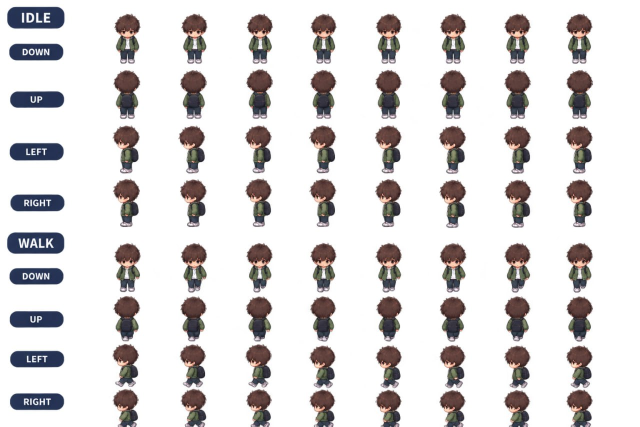
#> input picture assets/refs/character-variants.jpg, 1280 x 853 px (shown at 1/2 size)
$ python remove-checkerboard.py ../../assets/refs/character-variants.jpg out.png ../../assets/refs/map-refs.jpg
#> lines starting #> are read from the running program, lines starting #| are printed output that depends on the picture; after the words box and inside, x2 and y2 are one past the last pixel; in counts of white or black regions, pixels touching at a corner belong together
"""Remove the baked neutral checkerboard from male-001, preserving enclosed details.

Usage: python remove-checkerboard.py SOURCE OUTPUT PREVIEW
Requires pillow, numpy, opencv-python-headless. Source is never overwritten.
"""
import sys
import cv2
import numpy as np
from PIL import Image

source, destination, preview = sys.argv[1:]
rgb = np.array(Image.open(source).convert('RGB'))
#> rgb is the input picture: shape (853, 1280, 3); mean R, G, B 218.2, 215.5, 215.7
h, w = rgb.shape[:2]
#> h = 853; w = 1280
spread = rgb.max(axis=2).astype(int) - rgb.min(axis=2).astype(int)
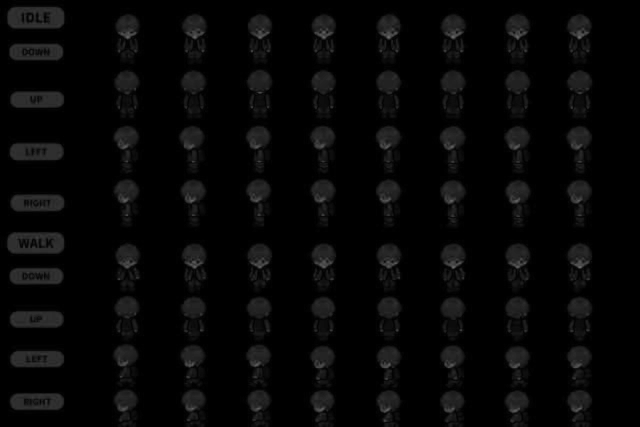
#> spread: shape (853, 1280) int64 (shown at 1/2 size); min 0, max 114, mean 6.7
neutral = ((spread < 20) & (rgb.min(axis=2) > 100)).astype('uint8')
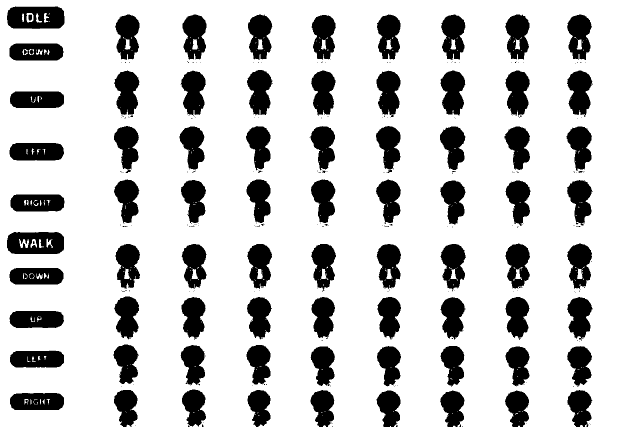
#> neutral: shape (853, 1280) (shown at 1/2 size); values 0 (black) and 1 (white), 79.9% white; 266 black regions (187 under 20 px), largest, box (x1, y1, x2, y2) and area: (14, 13, 129, 58) 4277, (14, 464, 128, 508) 4193, (19, 286, 128, 321) 3463
# Only remove neutral regions connected to the empty margins. Cream shirts,
# sneakers, eyes and ID cards enclosed by the character's outline remain intact.
count, labels, stats, _ = cv2.connectedComponentsWithStats(neutral, 8)
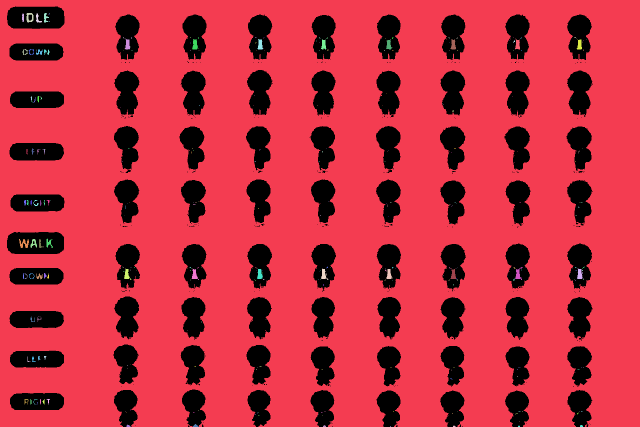
#> labels: shape (853, 1280) int32 (shown at 1/2 size); 296 distinct labels, from 0 to 295; one colour per label, 0 black
#> count = 296; stats = 296 rows, first 6: [14, 13, 1171, 840, 219330], [0, 0, 1280, 853, 867188], [44, 27, 4, 17, 59], [53, 26, 14, 19, 161], [72, 27, 12, 18, 90], [88, 26, 10, 19, 105]
border_labels = np.unique(np.concatenate([labels[0], labels[-1], labels[:, 0], labels[:, -1]]))
#> border_labels = [0, 1, 289, 290, 291, 292, 293, 294, 295]
background = np.isin(labels, border_labels[border_labels != 0])
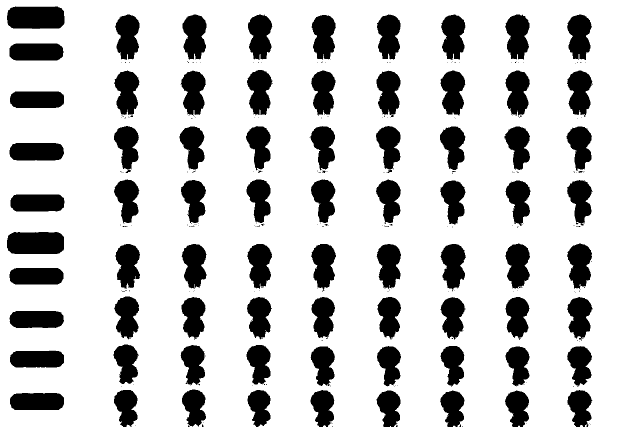
#> background: shape (853, 1280) bool (shown at 1/2 size); 79.4% white; 264 black regions (186 under 20 px), largest, box (x1, y1, x2, y2) and area: (14, 13, 129, 58) 4773, (14, 464, 128, 508) 4724, (19, 286, 128, 321) 3567
mask = (~background).astype('uint8')
# Discard isolated checker remnants, keeping the twelve full-body components.
count, components, stats, _ = cv2.connectedComponentsWithStats(mask, 8)
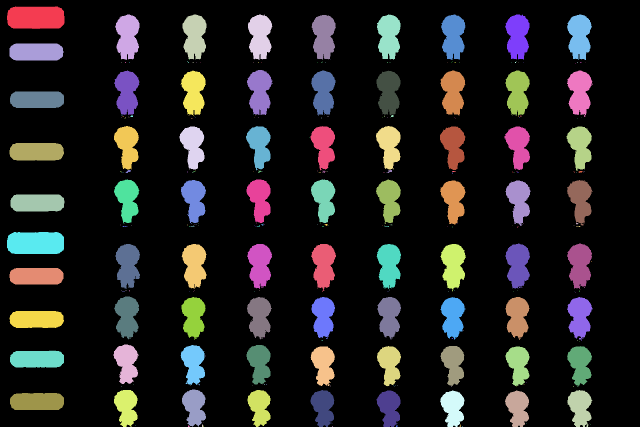
#> components: shape (853, 1280) int32 (shown at 1/2 size); 265 distinct labels, from 0 to 264; one colour per label, 0 black
#> count = 265; stats = 265 rows, first 6: [0, 0, 1280, 853, 867281], [14, 13, 115, 45, 4773], [230, 29, 49, 91, 3283], [365, 29, 48, 90, 3270], [496, 29, 49, 91, 3264], [754, 29, 47, 91, 3213]
large = [i for i in range(1, count) if stats[i, cv2.CC_STAT_AREA] > 1500]
#> large = 74 values from 1 to 251
#> (the run stopped early here; a loop or call above may not have finished)

$ run again, on assets/refs/some-character-refs.jpg
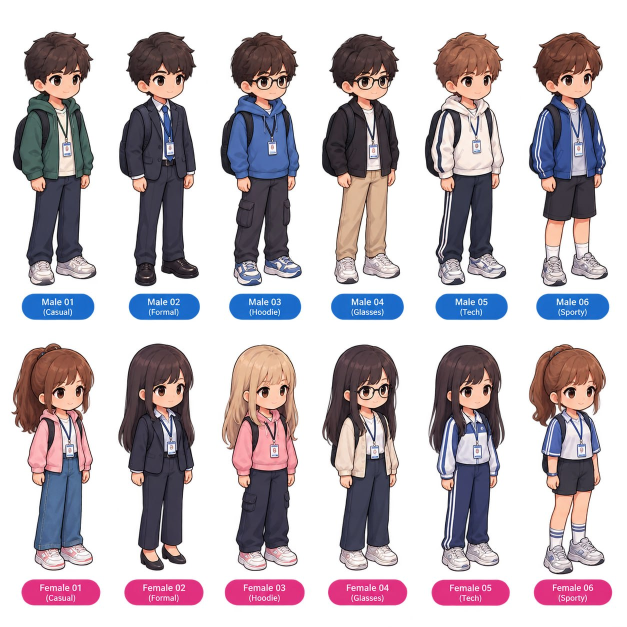
#> input picture assets/refs/some-character-refs.jpg, 1254 x 1254 px (shown at 1/2 size)
#> rgb is the input picture: shape (1254, 1254, 3); mean R, G, B 193.7, 184.5, 190.5
#> neutral: shape (1254, 1254); values 0 (black) and 1 (white), 59% white; 352 black regions (271 under 20 px), largest, box (x1, y1, x2, y2) and area: (441, 65, 603, 572) 53489, (239, 64, 397, 572) 50768, (26, 64, 192, 571) 50224
#> `count, labels, stats, _ = cv2.connectedComponentsWithStats(neutral, 8)`:
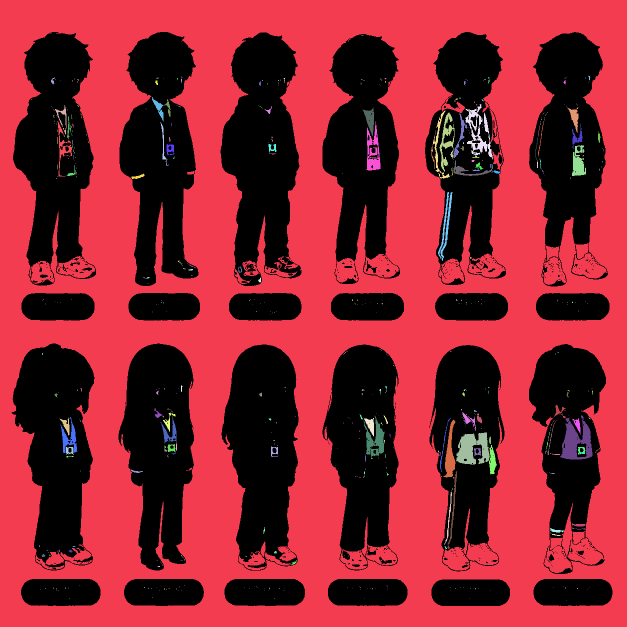
#> labels: shape (1254, 1254) int32 (shown at 1/2 size); 587 distinct labels, from 0 to 586; one colour per label, 0 black
#> `count, labels, stats, _ = cv2.connectedComponentsWithStats(neutral, 8)`: count = 587; stats = 587 rows, first 6: [23, 64, 1202, 1148, 644481], [0, 0, 1254, 1254, 898269], [101, 67, 2, 1, 2], [723, 70, 4, 1, 4], [362, 82, 1, 1, 1], [376, 95, 1, 1, 1]
#> border_labels = [1]
#> background: shape (1254, 1254) bool; 57.1% white; 281 black regions (220 under 20 px), largest, box (x1, y1, x2, y2) and area: (441, 65, 603, 572) 53894, (239, 64, 397, 572) 52134, (26, 64, 192, 571) 51771
#> `count, components, stats, _ = cv2.connectedComponentsWithStats(mask, 8)`:
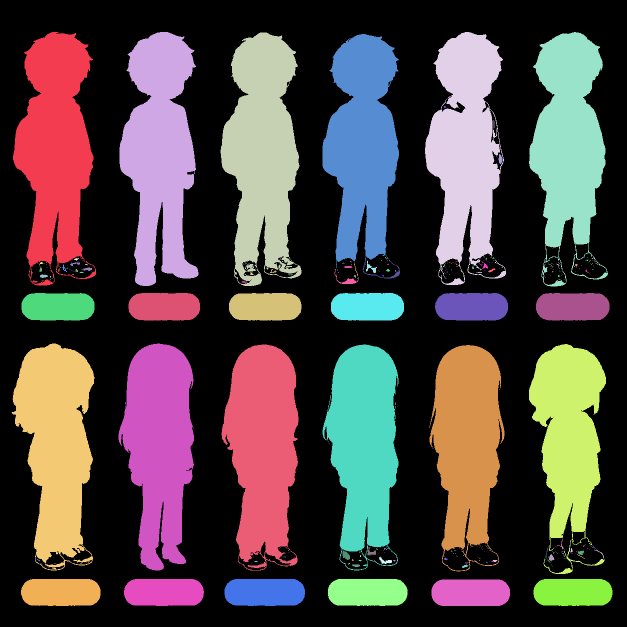
#> components: shape (1254, 1254) int32 (shown at 1/2 size); 282 distinct labels, from 0 to 281; one colour per label, 0 black
#> `count, components, stats, _ = cv2.connectedComponentsWithStats(mask, 8)`: count = 282; stats = 282 rows, first 6: [0, 0, 1254, 1254, 898269], [26, 64, 166, 507, 51771], [239, 64, 158, 508, 52134], [441, 65, 162, 507, 53894], [850, 64, 162, 506, 49776], [1058, 64, 158, 509, 47312]
#> large = [1, 2, 3, 4, 5, 6, 165, 166, 167, 168, 169, 170, 172, 173, 174, 175, 176, 177, 276, 277, 278, 279, 280, 281]
